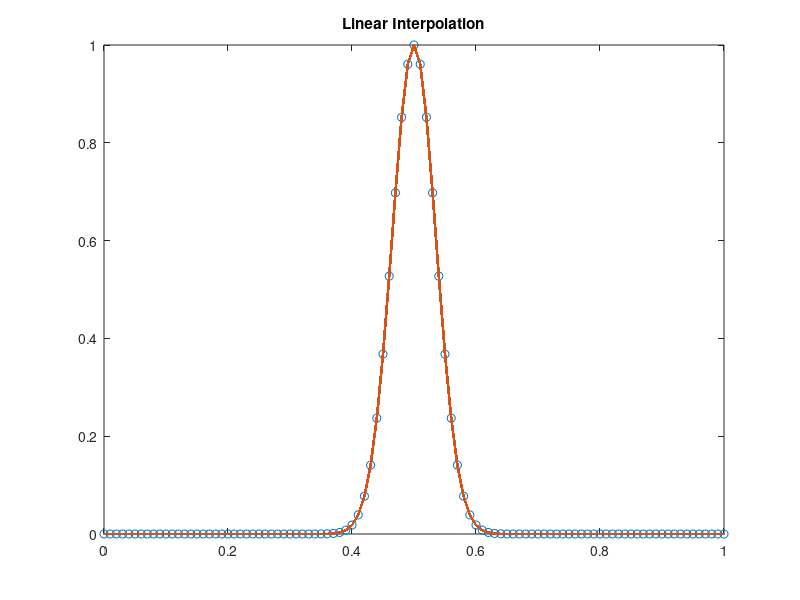

Source code (MATLAB):
% Name: Sourav Pal
% Date: November 1 2020

clear; clc;
N = 100;
h = 1/N;
X = 0:h:1; 
f = @(x) exp(-400*(x - 0.5).^2);
X_query = 0:1/100000:1;
val_query = interp1(X,f(X),X_query);
plot(X,f(X),'o',X_query,val_query,':.');
title('Linear Interpolation');
original = f(X_query);
diff = original - val_query;
error = max(abs(diff));
fprintf('Max norm error for %d samples = %f\n', N, error);